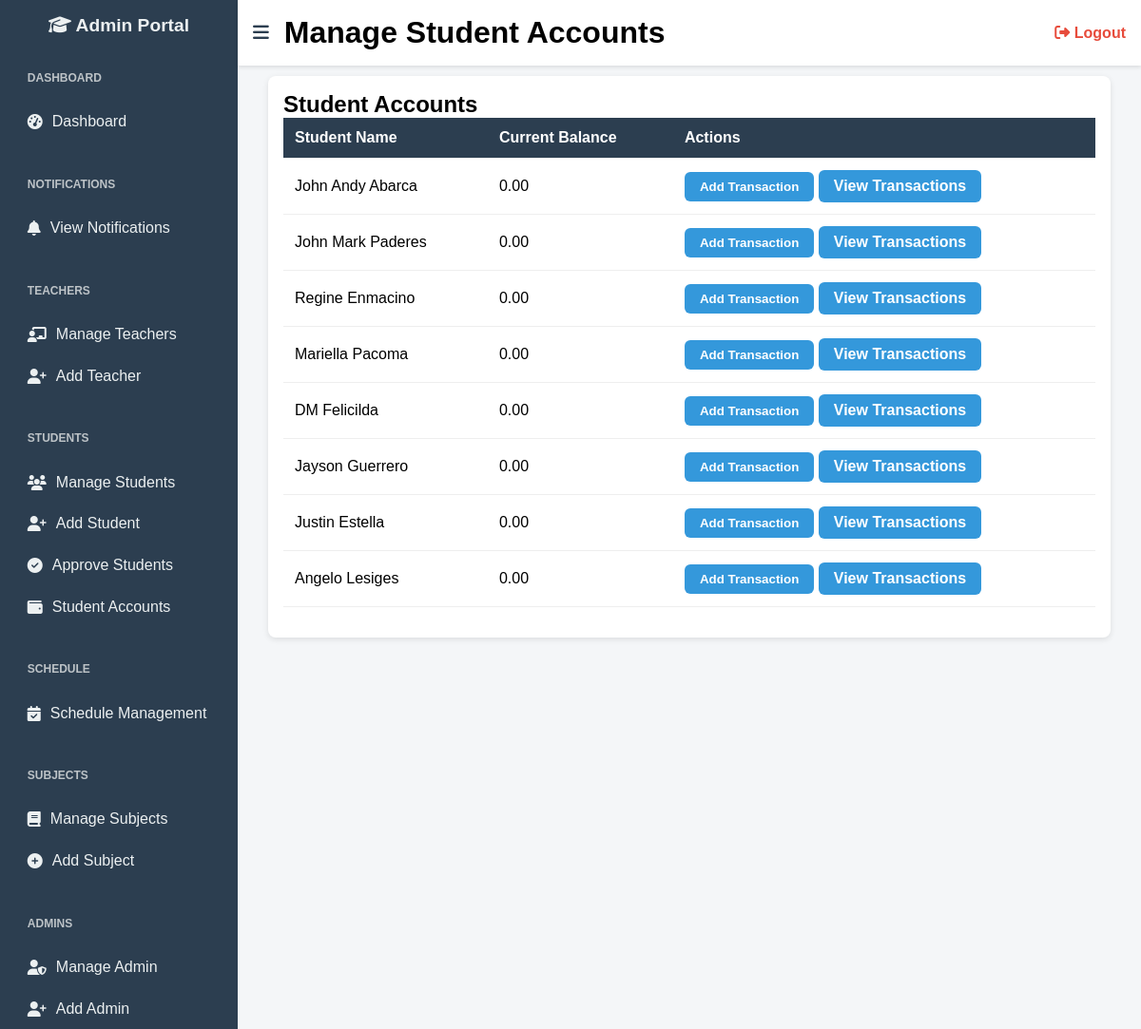
The page /manage_student_accounts.php (signed in) on the database its author committed.
### tables this page shows
CREATE TABLE `students` (
  `id` int(11) NOT NULL,
  `lastname` varchar(100) DEFAULT NULL,
  `firstname` varchar(100) DEFAULT NULL,
  `middlename` varchar(100) DEFAULT NULL,
  `dob` date DEFAULT NULL,
  `gender` varchar(10) DEFAULT NULL,
  `email` varchar(150) DEFAULT NULL,
  `phone` varchar(20) DEFAULT NULL,
  `address` text DEFAULT NULL,
  `grade_level` varchar(50) DEFAULT NULL,
  `program` varchar(100) DEFAULT NULL,
  `previous_school` varchar(150) DEFAULT NULL,
  `enrollment_date` date DEFAULT NULL,
  `student_type` varchar(20) DEFAULT NULL,
  `parent_name` varchar(150) DEFAULT NULL,
  `parent_relationship` varchar(50) DEFAULT NULL,
  `parent_phone` varchar(20) DEFAULT NULL,
  `username` varchar(100) DEFAULT NULL,
  `password` varchar(255) DEFAULT NULL,
  `created_at` timestamp NOT NULL DEFAULT current_timestamp(),
  `role` varchar(50) DEFAULT 'student',
  `balance` decimal(10,2) DEFAULT 0.00,
  `grade` varchar(10) DEFAULT NULL,
  `approval_status` enum('pending','approved','rejected') DEFAULT 'pending'
);

### manage_student_accounts.php (the view, shortened to what this page needs)
<?php
$conn = new mysqli("localhost", "root", "", "student_management_system");
$sql = "SELECT s.id, s.firstname, s.lastname,
        COALESCE(SUM(wt.amount), 0) as balance
        FROM students s
        LEFT JOIN wallet_transactions wt ON s.id = wt.student_id
        GROUP BY s.id, s.firstname, s.lastname";
$result = $conn->query($sql);
?>
<!DOCTYPE html>
<html lang="en">
<head>
    <link rel="stylesheet" href="https://cdnjs.cloudflare.com/ajax/libs/font-awesome/6.4.0/css/all.min.css"/>
</head>
<body>
   <div class="sidebar" id="sidebar">
    <h2><i class="fas fa-graduation-cap"></i> <span>Admin Portal</span></h2>
    <ul>
      <li class="section-title">Dashboard</li>
      <li><a href="admin_dashboard.php"><i class="fas fa-tachometer-alt"></i> <span>Dashboard</span></a></li>
      <li class="section-title">Notifications</li>
      <li><a href="notification.php"><i class="fas fa-bell"></i> <span>View Notifications</span></a></li>
      <li class="section-title">Teachers</li>
      <li><a href="manage_teachers.php"><i class="fas fa-chalkboard-teacher"></i> <span>Manage Teachers</span></a></li>
      <li><a href="add_teacher.php"><i class="fas fa-user-plus"></i> <span>Add Teacher</span></a></li>
      <li class="section-title">Students</li>
      <li><a href="manage_students.php"><i class="fas fa-users"></i> <span>Manage Students</span></a></li>
      <li><a href="add_student.php"><i class="fas fa-user-plus"></i> <span>Add Student</span></a></li>
      <li><a href="approve_students.php"><i class="fas fa-check-circle"></i> <span>Approve Students</span></a></li>
      <li><a href="manage_student_accounts.php"><i class="fas fa-wallet"></i> <span>Student Accounts</span></a></li>
      <li class="section-title">Schedule</li>
      <li><a href="admin_schedule_management.php"><i class="fas fa-calendar-check"></i> <span>Schedule Management</span></a></li>
      <li class="section-title">Subjects</li>
      <li><a href="manage_subjects.php"><i class="fas fa-book"></i> <span>Manage Subjects</span></a></li>
      <li><a href="add_subject.php"><i class="fas fa-plus-circle"></i> <span>Add Subject</span></a></li>
      <li class="section-title">Admins</li>
      <li><a href="manage_admins.php"><i class="fas fa-user-shield"></i> <span>Manage Admin</span></a></li>
      <li><a href="add_admin.php"><i class="fas fa-user-plus"></i> <span>Add Admin</span></a></li>
    </ul>
  </div>
<div class="topbar" id="topbar">
    <button class="toggle-btn" onclick="toggleSidebar()">
        <i class="fas fa-bars"></i>
    </button>
    <h1>Manage Student Accounts</h1>
    <a href="logout.php" class="logout-btn">
        <i class="fas fa-sign-out-alt"></i> Logout
    </a>
</div>
<div class="content" id="content">
    <div class="accounts-table">
        <h2>Student Accounts</h2>
        <table>
            <thead>
                <tr>
                    <th>Student Name</th>
                    <th>Current Balance</th>
                    <th>Actions</th>
                </tr>
            </thead>
            <tbody>
                <?php while ($row = $result->fetch_assoc()): ?>
                    <tr>
                        <td><?php echo htmlspecialchars($row['firstname'] . ' ' . $row['lastname']); ?></td>
                        <td><?php echo number_format($row['balance'], 2); ?></td>
                        <td>
                            <button class="btn btn-primary" onclick="openTransactionModal(<?php echo $row['id']; ?>)">
                                Add Transaction
                            </button>
                            <a href="view_student_transactions.php?id=<?php echo $row['id']; ?>" class="btn btn-primary">
                                View Transactions
                            </a>
                        </td>
                    </tr>
                <?php endwhile; ?>
            </tbody>
        </table>
    </div>
</div>
</body>
</html>

### manage_student_accounts.php (style rules this page uses)
* { box-sizing: border-box; margin: 0; padding: 0; }
body { font-family: Arial, sans-serif; display: flex; min-height: 100vh; background-color: #f4f6f8; }
.sidebar { width: 250px; background-color: #2c3e50; color: #ecf0f1; padding-top: 1rem; flex-shrink: 0; transition: all 0.3s ease; }
.sidebar h2 { text-align: center; margin-bottom: 1rem; font-size: 1.2rem; }
.sidebar ul { list-style: none; padding: 0 1rem; }
.sidebar li { padding: 0.8rem; transition: background-color 0.2s; }
.sidebar .section-title { font-weight: bold; font-size: 0.75rem; margin-top: 1.5rem; margin-bottom: 0.3rem; color: #bdc3c7; text-transform: uppercase; }
.sidebar li a { text-decoration: none; color: inherit; display: flex; align-items: center; gap: 10px; }
.topbar { position: fixed; left: 250px; right: 0; top: 0; background-color: #fff; padding: 1rem; box-shadow: 0 2px 4px rgba(0,0,0,0.1); z-index: 999; display: flex; align-items: center; gap: 1rem; transition: all 0.3s ease; }
.toggle-btn { font-size: 1.2rem; cursor: pointer; background: none; border: none; color: #2c3e50; }
.logout-btn { margin-left: auto; text-decoration: none; color: #e74c3c; font-weight: bold; }
.content { flex-grow: 1; padding: 5rem 2rem 2rem 2rem; transition: all 0.3s ease; margin-left: 0; }
.accounts-table { background: #fff; border-radius: 0.5rem; padding: 1rem; box-shadow: 0 2px 6px rgba(0,0,0,0.1); margin-bottom: 2rem; }
table { width: 100%; border-collapse: collapse; margin-bottom: 1rem; }
th, td { padding: 0.75rem; border-bottom: 1px solid #eee; text-align: left; }
th { background: #2c3e50; color: white; }
.btn { padding: 0.5rem 1rem; border: none; border-radius: 0.375rem; cursor: pointer; font-weight: bold; text-decoration: none; display: inline-block; }
.btn-primary { background-color: #3498db; color: white; }

### rows shown on the page
students: firstname+lastname "John Andy Abarca", balance "0.00"
students: firstname+lastname "John Mark Paderes", balance "0.00"
students: firstname+lastname "Regine Enmacino", balance "0.00"
students: firstname+lastname "Mariella Pacoma", balance "0.00"
students: firstname+lastname "DM Felicilda", balance "0.00"
students: firstname+lastname "Jayson Guerrero", balance "0.00"
students: firstname+lastname "Justin Estella", balance "0.00"
students: firstname+lastname "Angelo Lesiges", balance "0.00"
